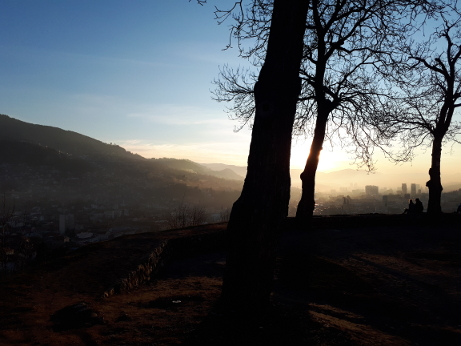
#> input picture lab6/sarajevo-small.jpg, 461 x 346 px
$ python lab6-zad4.py
#> lines starting #> are read from the running program, lines starting #| are printed output that depends on the picture
# source of idea: https://theailearner.com/tag/nearest-neighbor-interpolation/

import cv2
import numpy as np

picture = cv2.imread('sarajevo-small.jpg')
#> picture is the input picture: shape (346, 461, 3); mean B, G, R 80.2, 75.4, 70

near_picture = cv2.resize(picture, None, fx = 10, fy = 10, interpolation = cv2.INTER_NEAREST)
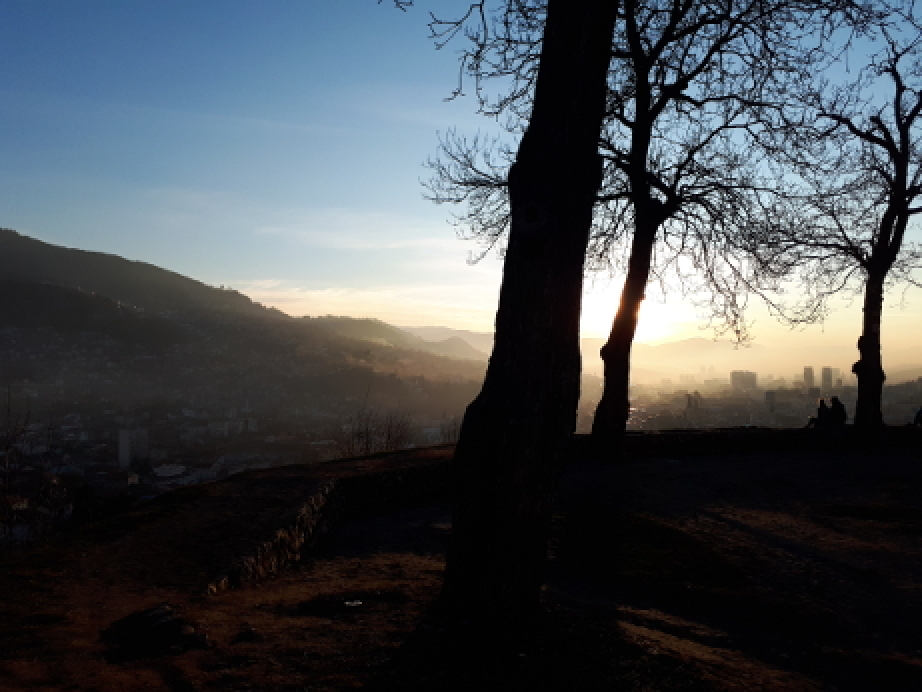
#> near_picture: shape (3460, 4610, 3) (shown at 1/5 size); mean B, G, R 80.2, 75.4, 70
cv2.imwrite('1-sarajevo-nearest.jpg', near_picture)

bilinear_picture = cv2.resize(picture, None, fx = 10, fy = 10, interpolation = cv2.INTER_LINEAR)
cv2.imwrite('2-sarajevo-bilinear.jpg', bilinear_picture)

bicubic_picture = cv2.resize(picture, None, fx = 10, fy = 10, interpolation = cv2.INTER_CUBIC)
cv2.imwrite('3-sarajevo-bicubic.jpg', bicubic_picture)

lanczos4_picture = cv2.resize(picture, None, fx = 10, fy = 10, interpolation = cv2.INTER_LANCZOS4)
cv2.imwrite('4-sarajevo-lanczos4.jpg', lanczos4_picture)
